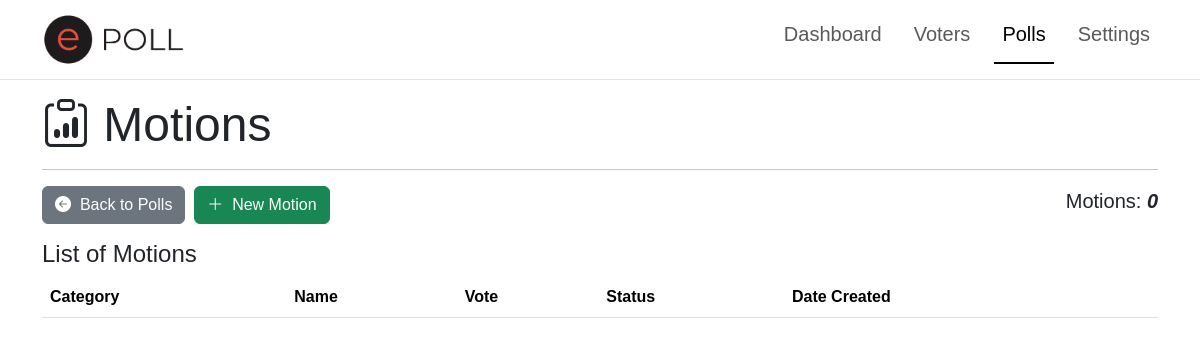
The app's page /poll/motions/, older data.
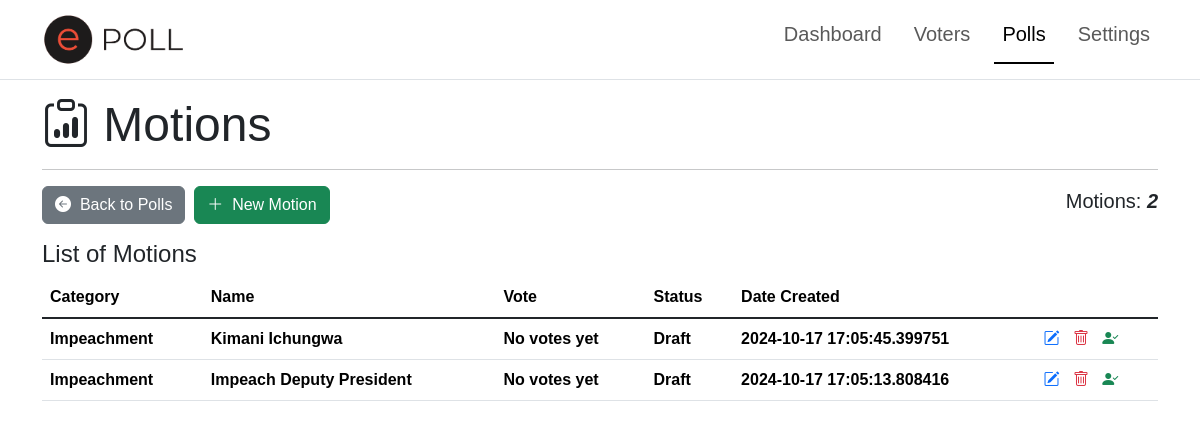
The same page, newer data.
### app/models.py (models this page shows)
class Motion(db.Model):
    __tablename__ = "motion"
    id = db.Column(db.Integer, primary_key=True, autoincrement=True)
    category_id = db.Column(db.Integer, db.ForeignKey('categories.id', name='fk_category_id'), nullable=False)
    name = db.Column(db.String(100), nullable=False)
    text = db.Column(db.String(500), nullable=False)
    final_vote = db.Column(db.Enum(FinalVote), nullable=False, default=FinalVote.NO_VOTES)
    status = db.Column(db.Enum(MotionStatus), nullable=False, default=MotionStatus.DRAFT)
    created_at = db.Column(db.DateTime, nullable=False)
    updated_at = db.Column(db.DateTime(timezone=True), onupdate=db.func.now())
    motionvotes = db.relationship('MotionVote', backref='motion', lazy=True)
    agendas = db.relationship('Agenda', backref='motion', lazy=True)

class Category(db.Model):
    __tablename__="categories"
    id = db.Column(db.Integer, primary_key=True, autoincrement=True)
    name = db.Column(db.String(50), nullable=False)
    created_at = db.Column(db.DateTime, nullable=False)
    updated_at = db.Column(db.DateTime(timezone=True), onupdate=db.func.now())
    motions = db.relationship('Motion', backref='category', lazy=True)

### app/poll.py (the view)
@pbp.route('/motions/')
def motions():
    count_motion = Motion.query.count()
    page = request.args.get('page', 1, type=int)
    page_size = request.args.get('page_size', 20, type=int)  # Get page size from query params or default to 20
    motionlist = Motion.query.order_by(Motion.created_at.desc()).paginate(page=page, per_page=page_size)
    if not motionlist:
        flash('No Motion records added Yet!', 'warning')
    return render_template('admin/poll/motion/list.html', title='Motions', count_motion=count_motion, motionlist=motionlist, POLLS=True)

### app/templates/admin/poll/motion/list.html (shortened to what this page needs)
{% extends "shared/adminlayout.html" %}
{% block content %}
<div class="container">
    <h3 class="display-5"><i class="bi bi-clipboard-data"></i>&nbsp;{{title}}</h3>
    <hr>
    <div class="row align-content-center mb-3">
        <div class="col text-start">
            <a href="{{ url_for('poll.index') }}" class="btn btn-secondary"><i class="bi bi-arrow-left-circle-fill"></i>&nbsp; Back to Polls</a>&nbsp;
            <a href="{{ url_for('poll.new_motion') }}" class="btn btn-success"><i class="bi bi-plus-lg"></i>&nbsp; New Motion</a>
        </div>
        <div class="col text-end align-content-center">
            <h5>Motions:&nbsp;<strong class="fst-italic">{{count_motion}}</strong></h4>
        </div>
    </div>
    <h4>List of {{title}}</h4>
    <div class="table-responsive">
        <table class="table table-hover align-content-center">
            <thead>
                <tr class="align-middle">
                    <th scope="col">Category</th>
                    <th scope="col">Name</th>
                    <th scope="col">Vote</th>
                    <th scope="col">Status</th>
                    <th scope="col">Date Created</th>
                    <th scope="col"></th>
                </tr>
            </thead>
            <tbody class="table-group-divider align-content-center">
                {% for motion in motionlist %}
                    <tr class="clickable-row align-middle" data-href="#">
                        <th scope="row">{{motion.category.name}}</th>
                        <th scope="row">{{motion.name}}</th>
                        <th scope="row">{{motion.final_vote.value}}</th>
                        <th scope="row">{{motion.status.value}}</th>
                        <th scope="row">{{motion.created_at}}</th>
                        <td scope="row">
                            <a href="{{ url_for('poll.edit_motion', id=motion.id) }}"><i class="bi bi-pencil-square text-primary"></i></a> &nbsp;
                            <a href="{{ url_for('poll.delete_motion', id=motion.id) }}"><i class="bi bi-trash text-danger"></i></a> &nbsp;
                            <a href="{{ url_for('poll.newvote', id=motion.id) }}"><i class="bi bi-person-check-fill text-success"></i></a>
                        </td>
                    </tr>
                {% endfor %}
            </tbody>
        </table>
    </div>
</div>
{% endblock %}

### app/templates/shared/adminlayout.html (shortened to what this page needs)
<!doctype html>
<html lang="en">
  <head>
    <link rel="stylesheet" type="text/css" href="{{ url_for('static', filename='styles.css') }}">
    <link rel="stylesheet" href="https://cdn.jsdelivr.net/npm/bootstrap-icons@1.11.3/font/bootstrap-icons.min.css">
    <link href="https://cdn.jsdelivr.net/npm/bootstrap@5.3.3/dist/css/bootstrap.min.css" rel="stylesheet">
  </head>
  <body>
    <header class="sticky-top">
        <nav class="navbar navbar-expand-sm navbar-toggleable-sm navbar-light bg-white border-bottom box-shadow">
            <div class="container align-content-center justify-content-between">
                <a class="navbar-brand">
                    <img src="{{url_for('static', filename='images/logo.png')}}" class="img-fluid" style="max-width: 20%; max-height: 20%;">
                </a>
                <div class="navbar-collapse collapse d-sm-inline-flex align-content-center justify-content-evenly">
                    <ul class="navbar-nav nav-underline flex-grow-1">
                        <li class="nav-item">
                            <a class="nav-link {% if DASHBOARD %}active{% endif %}" href="{{ url_for('admin.dashboard') }}"><h5>Dashboard</h5></a>
                        </li>
                        <li class="nav-item">
                            <a class="nav-link {% if VOTERS %}active{% endif %}" href="{{ url_for('admin.voters') }}"><h5>Voters</h5></a>
                        </li>
                        <li class="nav-item">
                            <a class="nav-link {% if POLLS %}active{% endif %}" href="{{ url_for('poll.index') }}"><h5>Polls</h5></a>
                        </li>
                        <li class="nav-item">
                            <a class="nav-link {% if SETTINGS %}active{% endif %}" href="{{ url_for('settings.index') }}"><h5>Settings</h5></a>
                        </li>
                    </ul>
                </div>
            </div>
        </nav>
    </header>
    <main class="mt-3 mb-3">
        {% block content %}
        {% endblock %}
    </main>
  </body>
</html>

### app/static/styles.css (style rules this page uses)
html { font-size: 14px; position: relative; }
@media (min-width: 768px) { html { font-size: 16px; } }
body { margin-bottom: 60px; scroll-behavior: smooth; font-family: Montserrat, sans-serif !important; }
.clickable-row { cursor: pointer; }

Row changes from the older to the newer data that the page shows:
added Motion: category.name "Impeachment", name "Kimani Ichungwa", final_vote.value "No votes yet", status.value "Draft", created_at "2024-10-17 17:05:45.399751"
added Motion: category.name "Impeachment", name "Impeach Deputy President", final_vote.value "No votes yet", status.value "Draft", created_at "2024-10-17 17:05:13.808416"
Text that changed along with them:
{{ count_motion }}: "0" → "2"
